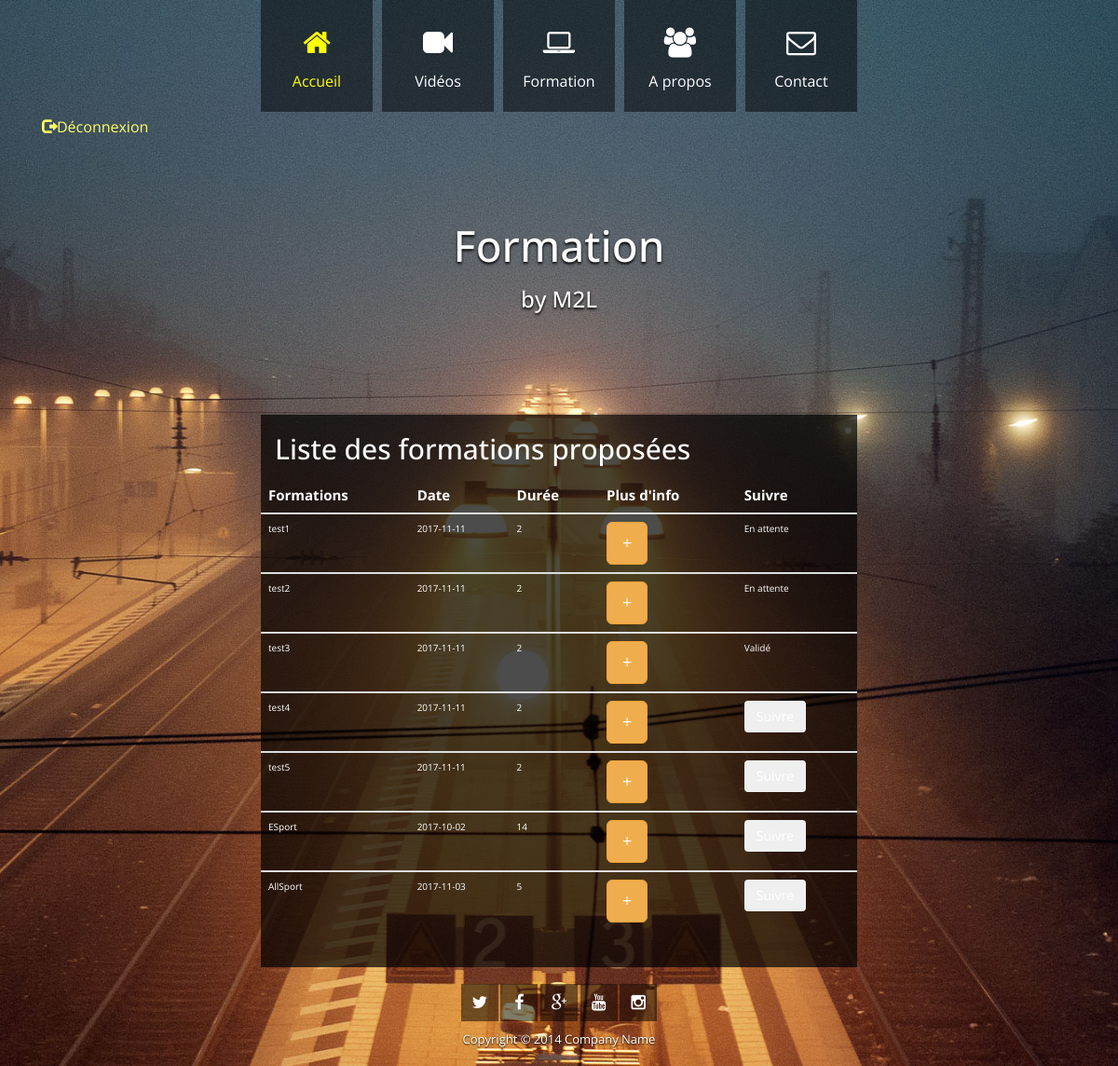
Screenshot of /M2L (signed in) with the database file from the repository.
### tables this page shows
CREATE TABLE `formation` (
  `id_f` int(11) NOT NULL,
  `libelle` varchar(25) DEFAULT NULL,
  `contenu` varchar(255) DEFAULT NULL,
  `date_f` date DEFAULT NULL,
  `NbJour` int(2) DEFAULT NULL,
  `id_p` int(11) DEFAULT NULL,
  `id_a` int(11) NOT NULL
);

CREATE TABLE `suivre` (
  `etat` varchar(25) DEFAULT NULL,
  `id_s` int(11) NOT NULL,
  `id_f` int(11) NOT NULL
);

### M2L/Models/accueil.php (called while the page is built, shortened)
<?php
function getFormations()
{
		global $bdd;
       	$reponse = $bdd->query('select * from formation where DATE_FORMAT(CURRENT_DATE(),"%Y-%m-%d") < date_f;');
		    while ($data = $reponse->fetchAll()){
		    	return $data;
		}
}
function getFormSuivi()
{
    global $bdd;
       	$reponse = $bdd->prepare('SELECT * FROM suivre');
        $reponse->execute();
        while($data = $reponse->fetchAll())
        {
            return $data;
        }
}
?>

### M2L/Views/accueil.php (the view)
<section id="templatemo-page1-text" class="active">
    <div class="col-sm-12 col-md-12 col-lg-12">
        <div class="row">
            <div id="detailForm">
                <h2 class="col-lg-12 ">Liste des formations proposées</h2>
                <table class="table table-default">
                                    <thead>
                                      <tr>
                                        <th>Formations</th>
                                        <th>Date</th>
                                        <th>Durée</th>
                                        <th>Plus d'info</th>
                                        <th>Suivre</th>
                                      </tr>
                                    </thead><i></i>
                <?php
                foreach ($Formations as $key => $value)
                {
                    foreach ($FormSuivi as $k => $v)
                    {
                        if($v['id_f'] == $value['id_f'] && $v['id_s'] == $id_s)
                        {
                            $Suivre = $v['etat'];
                            break;
                        }
                        else
                        {
                            $Suivre = '<form method="post">
                                    <button type="submit" class="btn" name="Suivre" >
                                        <span>Suivre</span>
                                    </button>
                                    <input name="idForm" type="hidden" value="'.$value['id_f'].'" >
                                </form>';
                        }
                    }
                        echo('
                            <tbody>
                                <tr>
                                   <td>'.$value["libelle"].'</td>
                                   <td>'.$value['date_f'].'</td>
                                   <td>'.$value['NbJour'].'</td>
                                   <td>
                                    <button type="button" class="btn btn-warning btn-lg" data-toggle="modal" data-target="#'.$value['id_f'].'">+</button>
                                    <div class="modal fade" id='.$value['id_f'].' role="dialog">
                                        <div class="modal-dialog">
                                            <div class="modal-content">
                                                <div class="modal-header">
                                                    <button type="button" class="close" data-dismiss="modal">&times;</button>
                                                    <h4 class="modal-title">'.$value['libelle'].'</h4>
                                                </div>
                                                <div class="modal-body">
                                                    <h4 class="modalContent">Le :'.$value['date_f'].'</h4>
                                                    <h4 class="modalContent">Durée :'.$value['NbJour'].'</h4>
                                                    <h4 class="modalContent">Adresse :<h5 class="modalContent">todo</h5></h4>
                                                    <h5 class="modalContent">Description:'.$value['contenu'].'</h5>
                                                </div>
                                            </div>
                                        </div>
                                    </div>
                                   </td>
                                    <td>'.$Suivre.'</td>
                                </tr>
                            </tbody>');
                }
                ?>
                </table>
        </div>
    </div>
    </div>
<div class="clearfix"></div>
</section>

### M2L/Controllers/accueil.php (shortened to what this page needs)
<?php
    if($_SESSION['auth']['level'] == 3)
    {
        require "Models/accueil.php";
        $Formations = getFormations();
        $id_s = $_SESSION['auth']['id_s'];
        $FormSuivi = getFormSuivi();
        require "Views/accueil.php";
    }
    else
    {
       header("Location:".BASE_URL."/disconnect");
    }
?>

### M2L/index.php (shortened to what this page needs)
<?php
if(!isset($_SESSION['auth']))
{
    require "Controllers/login.php";
}
else
{
        require "Controllers/".$_GET['p'].".php";
        $content = ob_get_contents();
    if($_SESSION['auth']['level'] == 1 || $_SESSION['auth']['level'] == 2  )
    {
        require "Views/layout2.php";
    }
    else
    {
        require "Views/layout.php";
    }
}
?>

### M2L/Views/layout.php (shortened to what this page needs)
<!DOCTYPE html>
 <html class="no-js">
<head>
    <link rel="stylesheet" href="<?= BASE_URL; ?>/Views/css/templatemo_main.css">
</head>
<body>
    <div id="main-wrapper">
                <div class="container">
                    <div class="navbar navbar-default" role="navigation">
                        <div class="container-fluid">
                          <div class="navbar-collapse collapse">
                                <ul class="nav navbar-nav">
                                  <li class="active"><a href="#templatemo-page1"><i class="fa fa-home"></i>Accueil</a></li>
                                  <li><a href="#templatemo-page2"><i class="fa fa-video-camera"></i>Vidéos</a></li>
                                  <li><a href="#templatemo-page3"><i class="fa fa-laptop"></i>Formation</a></li>
                                  <li><a href="#templatemo-page4"><i class="fa fa-users"></i>A propos</a></li>
                                  <li><a href="#templatemo-page5"><i class="fa fa-envelope-o"></i>Contact</a></li>
                                </ul>
                          </div>
                          <div>
                              <a href="<?= BASE_URL; ?>/disconnect"><i class="glyphicon glyphicon-log-out"></i>Déconnexion</a>
                          </div>
                      </div>
                  </div>
                <div class="row">
                    <div class="col-lg-12 col-md-12 col-sm-12 col-xs-12">
                        <div class="templatemo-site-title">
                            <h1 class="site-name"><a href="#">Formation</a></h1>
                            <h2 class="slogon">by <a href="#">M2L</a></h2>
                        </div>
                    </div>
                </div>
                <div class="row">
                    <div class="col-lg-12 col-md-12 col-sm-12 col-xs-12 templatemo-content-wrapper">
                        <div class="templatemo-content">
                          <?php echo $content; ?>
                        </div>
                    </div>
                </div>
                <div class="row">
                    <div class="col-lg-12 col-md-12 col-sm-12 col-xs-12 footer">
                        <div class="footer-wrapper">
                            <p class="social-icons">
                                <a href="#"><i class="fa fa-twitter"></i></a>
                                <a href="#"><i class="fa fa-facebook"></i></a>
                                <a href="#"><i class="fa fa-google-plus"></i></a>
                                <a href="#"><i class="fa fa-youtube"></i></a>
                                <a href="#"><i class="fa fa-instagram"></i></a>
                            </p>
                            <p id="tm-copyright">
                                Copyright &copy; 2014 Company Name
                            </p>
                            </div>
                        </div>
                    </div>
                </div>
    </div>
</body>
</html>

### M2L/Views/css/templatemo_main.css (style rules this page uses)
body, html { overflow-x: hidden; }
body { font-size: 1em; line-height: 1.4; font-family: 'Open Sans', sans-serif; font-style: normal; -webkit-font-smoothing: antialiased; -webkit-text-size-adjust: 100%; }
thead { font-size:1.5em; color: white; }
tbody { color: white; }
h1, h2, h3, h4, h5, h6, span, p, li { font-family: 'Open Sans', sans-serif; }
a { color: #FF6; }
#main-wrapper { overflow: hidden; }
.navbar .navbar-nav { display: inline-block; float: none; }
.navbar .navbar-collapse { text-align: center; }
.navbar { border-radius: 0; font-family: 'Open Sans', sans-serif; font-size: 1.6em; }
.navbar-default { background: none; border: none; }
.nav>li { margin-right: 10px; }
.nav>li:last-child { margin-right: 0; }
.nav i { display: block; padding: 15px 0 15px 0; }
.nav .fa { font-size: 2em; }
.navbar-default .navbar-nav > li > a { color: white; background-color: rgba(0,0,0,0.5); width: 120px; height: 120px; }
.navbar-default .navbar-nav>.active>a, .navbar-default .navbar-nav>.active>a:hover, .navbar-default .navbar-nav>.active>a:focus { color: yellow; background-color: rgba(0,0,0,0.5); }
.site-name { cursor: pointer; font-size: 46px; }
.slogon { font-size: 24px; }
.templatemo-site-title { color: #fff !important; text-align: center; text-shadow: 0px 2px 3px rgba(0, 0, 0, 1); margin: 0 auto; padding: 50px 0 100px 0; }
.templatemo-site-title a, .templatemo-site-title a:hover { color: #fff; text-decoration: none; }
.active { display: block; }
.templatemo-content { padding-bottom: 20px; margin: 0 auto; overflow: hidden; }
.templatemo-content section { font-family: 'Open Sans', sans-serif; position: relative; overflow: hidden; top: 0; background-color: rgba(0,0,0,0.7); padding-bottom: 20px; }
.templatemo-content-wrapper { overflow: hidden; }
.templatemo-content h2 { color: white; font-family: 'Open Sans', sans-serif; margin-bottom: 15px; }
.footer-wrapper { margin: 0 auto; }
.footer { overflow: hidden; bottom: 10px; text-align: center; }
.footer a { color: white; }
.footer .fa { font-size: 1.8em; line-height: 40px; width: 40px; height: 40px; margin-top: 8px; background-color: rgba(0,0,0,0.5); }
#tm-copyright { margin-top: 10px; font-family: 'Open Sans', sans-serif; color: #fff; text-shadow: 0px 1px 2px rgba(0, 0, 0, 1); font-size: 13px; }

### rows the page displays
formation: libelle "test1", date_f "2017-11-11", NbJour "2"
suivre: etat "En attente"
formation: libelle "test2", date_f "2017-11-11", NbJour "2"
suivre: etat "En attente"
formation: libelle "test3", date_f "2017-11-11", NbJour "2"
suivre: etat "Validé"
formation: libelle "test4", date_f "2017-11-11", NbJour "2"
formation: libelle "test5", date_f "2017-11-11", NbJour "2"
formation: libelle "ESport", date_f "2017-10-02", NbJour "14"
formation: libelle "AllSport", date_f "2017-11-03", NbJour "5"
